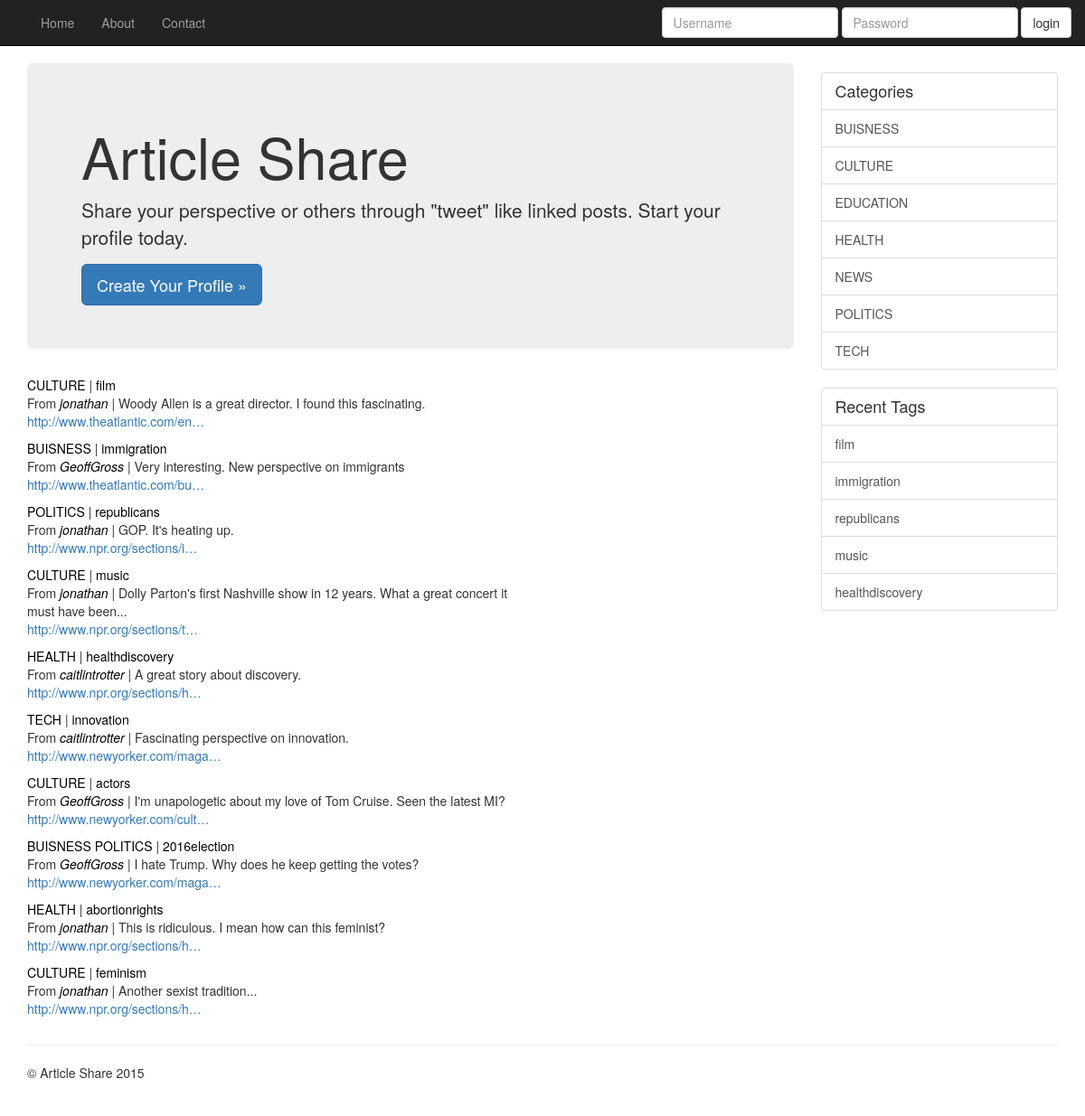
The page / on the database its author committed.
### tweets/models.py (models this page shows)
class Category(models.Model):
	category = models.CharField(unique=True, max_length = 20)
	def __str__(self):
		return str(self.category)
	class Meta:
		ordering = ['category']

class Article(models.Model):
	share = models.CharField(max_length=140, blank=False)
	user = models.ForeignKey(User, default=0)
	posted = models.DateField(auto_now_add=True, auto_now=False)
	category = models.ManyToManyField('tweets.Category')
	tag = models.CharField(max_length=30, blank=True)
	url = models.URLField()
	def __str__(self):
		return str(self.share)
	class Meta:
		ordering = ['posted']

### tweets/views.py (the view)
# urls.py: url(r'^$', 'tweets.views.home', name = 'home'),
def home(request):
	shares = Article.objects.all()
	categories = Category.objects.all()
	tags = shares.values_list('tag', flat=True)
	context = {
		"shares": shares,
		"categories": categories,
		"rtags" : tags[:5],
	}
	return render(request, "home.html", context)

### templates/home.html (shortened to what this page needs)
{% extends 'base.html' %}
{% block content %}
<body>
<div class="container">
  <div class="row row-offcanvas row-offcanvas-right">
    <div class="col-xs-12 col-sm-9">
      <div class="jumbotron">
        <h1>Article Share</h1>
        <p>Share your perspective or others through "tweet" like linked posts. Start your profile today.</p>
         <a class="btn btn-lg btn-primary" href="{% url 'registration_register' %}" role="button">Create Your Profile &raquo;</a>
      </div>
      <div class="row">
      {% for share in shares %}
        <div class="col-xs-6 col-md-6 col-lg-8">
          {% for category in share.category.all %}
              <a style="color:black;" href="{% url 'view_category' category %}">{{ category|upper }}</a>
          {% endfor %} | <a style="color:black;" href="{% url 'view_tag' share.tag %}">{{ share.tag|lower }}</a>
          <p>From<i> <a style="color:black;" href='/public/{{ share.user }}'>{{ share.user }} </a> | </i>{{ share }}<br>{{ share.url|urlizetrunc:30 }}</p>
        </div>
      {% endfor %}
      </div>
    </div>
    <div class="col-xs-6 col-sm-3 sidebar-offcanvas" id="sidebar">
      <div class="list-group">
        <h4 class="list-group-item">Categories</h4>
      {% for category in categories %}
        <a href="{% url 'view_category' category %}" class="list-group-item">{{ category|upper }}</a>
      {% endfor %}
      </div>
      <div class="list-group">
        <h4 class="list-group-item">Recent Tags</h4>
      {% for rtag in rtags %}
        <a href="{% url 'view_tag' rtag %}" class="list-group-item">{{ rtag|lower  }}</a>
      {% endfor %}
      </div>
    </div>
  </div>
  <hr>
  <footer>
    <p>&copy; Article Share 2015</p>
  </footer>
</div>
</body>
{% endblock %}

### templates/base.html (shortened to what this page needs)
{% load staticfiles %}
<!DOCTYPE html>
<html lang="en">
  <head>
  {% include 'head_css.html' %}
  </head>
  <body>
  {% include 'nav_bar.html' %}
  {% block content %}
  {% endblock %}
  </body>
</html>

### templates/head_css.html
{% load static %}
<link rel="stylesheet" href="{% static 'css/bootstrap.min.css' %}">
<link rel="stylesheet" href="{% static 'css/navbar-static-top.css' %}">

### templates/nav_bar.html (shortened to what this page needs)
{% block content %}
<nav class="navbar navbar-fixed-top navbar-inverse">
  <div class="container">
    <div id="navbar" class="collapse navbar-collapse">
      <ul class="nav navbar-nav">
        <li><a href="/">Home</a></li>
        <li><a href="{% url 'about' %}">About</a></li>
        <li><a href="{% url 'contact' %}">Contact</a></li>
      </ul>
      <ul class="nav navbar-nav navbar-right">
        {% if request.user.is_authenticated %}
        <li ><a href="{% url 'auth_logout'%}?next={% url 'home' %}">Logout</a></li>
          {% if not "/profile" in request.get_full_path %}
            <li ><a href="{% url 'myprofile' %}">My Profile</a></li>
          {% endif %}
        {% elif not request.user.is_authenticated and not "accounts/login" in request.get_full_path %}
        <form class= 'nav navbar-form navbar-right' method='POST' action='{% url "auth_login" %}'>{% csrf_token %}
          <div class='form-group'>
            <input type='text' class='form-control' name='username' placeholder='Username'/>
          </div>
          <div class='form-group'>
            <input type='password' class='form-control' name='password' placeholder='Password'/>
          </div>
          <button type='Submit' class='btn btn-default'>login</button>
        </form>
      {% endif %}
      </ul>
    </div>
  </div>
</nav>
{% endblock %}

### static/css/navbar-static-top.css (style rules this page uses)
body { min-height: 2000px; }
.row { background-color: }

### templates/base.html (style rules this page uses)
body { padding-top: 70px; }

### rows shown on the page
Article: tag "film", user "jonathan", share "Woody Allen is a great director. I found this fascinating.", url "http://www.theatlantic.com/en…"
Category: category "CULTURE"
Article: tag "immigration", user "GeoffGross", share "Very interesting. New perspective on immigrants", url "http://www.theatlantic.com/bu…"
Category: category "BUISNESS"
Article: tag "republicans", user "jonathan", share "GOP. It's heating up.", url "http://www.npr.org/sections/i…"
Category: category "POLITICS"
Article: tag "music", user "jonathan", share "Dolly Parton's first Nashville show in 12 years. What a great concert it must have been...", url "http://www.npr.org/sections/t…"
Article: tag "healthdiscovery", user "caitlintrotter", share "A great story about discovery.", url "http://www.npr.org/sections/h…"
Category: category "HEALTH"
Article: tag "innovation", user "caitlintrotter", share "Fascinating perspective on innovation.", url "http://www.newyorker.com/maga…"
Category: category "TECH"
Article: tag "actors", user "GeoffGross", share "I'm unapologetic about my love of Tom Cruise. Seen the latest MI?", url "http://www.newyorker.com/cult…"
Article: tag "2016election", user "GeoffGross", share "I hate Trump. Why does he keep getting the votes?", url "http://www.newyorker.com/maga…"
Article: tag "abortionrights", user "jonathan", share "This is ridiculous. I mean how can this feminist?", url "http://www.npr.org/sections/h…"
Article: tag "feminism", user "jonathan", share "Another sexist tradition...", url "http://www.npr.org/sections/h…"
Category: category "EDUCATION"
Category: category "NEWS"

### other values the page prints
{{ rtag|lower }} "film" "immigration" "republicans" "music" "healthdiscovery"
